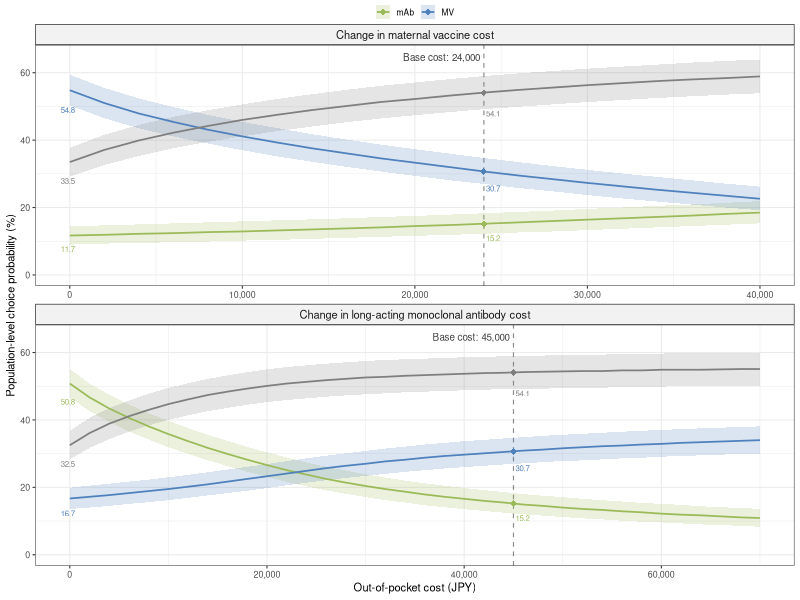

The R script that drew this image:
# ===========================================================================
# Title: 25_plot_choiceProb_combined.r
# Date: 2026-10-28
# ===========================================================================

# ------------------------------------------------------------------------
# SECTION 1: Load library
# ------------------------------------------------------------------------

library(here)
library(dplyr)
library(ggplot2)

# ------------------------------------------------------------------------
# SECTION 2: Load and combine choice-probability results
# ------------------------------------------------------------------------

df_mvCost <- read.csv(here("data", "calc_choiceProb_mvCost_results.csv"))
df_mabCost <- read.csv(here("data", "calc_choiceProb_mabCost_results.csv"))

df_plot <- bind_rows(
    df_mvCost %>% mutate(
        CostType = "Change in maternal vaccine cost",
        base_cost = 24000
    ),
    df_mabCost %>% mutate(
        CostType = "Change in long-acting monoclonal antibody cost",
        base_cost = 45000
    )
) %>%
    mutate(
        Cost = Cost * 100000,
        across(Mean:Upper_UI, ~ .x * 100),
        CostType = factor(
            CostType,
            levels = c(
                "Change in maternal vaccine cost",
                "Change in long-acting monoclonal antibody cost"
            )
        )
    )

# Normalize mean probabilities to sum to 100% within each cost curve
norm_meanProb <- function(df) {
    df %>%
        group_by(CostType, Cost) %>%
        mutate(
            Mean = {
                raw_mean <- Mean / sum(Mean) * 100
                rounded_mean <- round(raw_mean, 1)
                correction <- round(100 - sum(rounded_mean), 1)
                rounded_mean[which.max(raw_mean)] <-
                    rounded_mean[which.max(raw_mean)] + correction
                rounded_mean
            }
        ) %>%
        ungroup() %>%
        mutate(across(Lower_UI:Upper_UI, ~ round(.x, 1)))
}

df_plot <- norm_meanProb(df_plot)

base_cases <- df_plot %>%
    distinct(CostType, base_cost) %>%
    mutate(
        label = paste0("Base cost: ", format(base_cost, big.mark = ","))
    )

y_max <- ceiling(max(df_plot$Upper_UI, na.rm = TRUE) / 5) * 5

# ------------------------------------------------------------------------
# SECTION 3: Create combined figure
# ------------------------------------------------------------------------

color_manual <- c(
    "MV" = "#4F81BD",
    "mAb" = "#9BBB59",
    "Opt out" = "#C0504D"
)

prob_c0 <- df_plot %>%
    filter(Cost == 0)

prob_base <- df_plot %>%
    inner_join(
        base_cases[, c("CostType", "base_cost")],
        by = c("CostType", "Cost" = "base_cost")
    )

choiceProb_combined <- ggplot(
    df_plot,
    aes(x = Cost, y = Mean, color = Alt, group = Alt)
) +
    geom_vline(
        data = base_cases,
        aes(xintercept = base_cost),
        linetype = "dashed",
        color = "#404040",
        linewidth = 0.4,
        alpha = 0.6
    ) +
    geom_ribbon(
        aes(ymin = Lower_UI, ymax = Upper_UI, fill = Alt),
        alpha = 0.2,
        color = NA
    ) +
    geom_line(linewidth = 0.6) +
    geom_point(
        data = df_plot %>%
            semi_join(base_cases, by = c("CostType", "Cost" = "base_cost")),
        aes(),
        size = 2,
        shape = 18
    ) +
    geom_text(
        data = prob_c0,
        aes(
            x = Cost,
            y = Lower_UI,
            label = sprintf("%.1f", Mean)
        ),
        vjust = 1.25,
        hjust = 0.65,
        size = 2,
        show.legend = FALSE
    ) +
    geom_text(
        data = prob_base,
        aes(
            x = Cost,
            y = Lower_UI,
            label = sprintf("%.1f", Mean)
        ),
        vjust = 1.25,
        hjust = -0.15,
        size = 2,
        show.legend = FALSE
    ) +
    geom_text(
        data = base_cases,
        aes(
            x = base_cost,
            y = y_max * 0.995,
            label = label
        ),
        hjust = 1.05,
        vjust = 0.5,
        size = 2.5,
        color = "#404040",
        inherit.aes = FALSE
    ) +
    facet_wrap(
        ~ CostType,
        ncol = 1,
        scales = "free_x",
        strip.position = "top"
    ) +
    labs(
        x = "Out-of-pocket cost (JPY)",
        y = "Population-level choice probability (%)"
    ) +
    scale_color_manual(values = color_manual) +
    scale_fill_manual(values = color_manual) +
    scale_x_continuous(labels = scales::comma) +
    coord_cartesian(ylim = c(0, y_max)) +
    theme_bw(base_size = 8) +
    theme(
        legend.position = "top",
        legend.margin = margin(t = -1, b = -5),
        legend.key.size = grid::unit(0.4, "cm"),
        legend.title = element_blank(),
        legend.text = element_text(size = 6),
        strip.background = element_rect(
            fill = "#F2F2F2",
            colour = "#000000",
            linewidth = 0.4
        ),
        strip.text = element_text(size = 8),
        panel.spacing.y = grid::unit(0.2, "lines")
    )

# ------------------------------------------------------------------------
# SECTION 4: Save figure
# ------------------------------------------------------------------------

ggsave(
    here("figs", "choiceProb_combCost_linePlot.png"),
    plot = choiceProb_combined,
    width = 10,
    height = 12,
    units = "cm",
    dpi = 600
)
cat("\nPlot successfully saved!\n")
